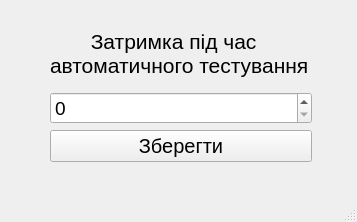
<?xml version="1.0" encoding="UTF-8"?>
<ui version="4.0">
 <class>MainWindow</class>
 <widget class="QMainWindow" name="MainWindow">
  <property name="geometry">
   <rect>
    <x>0</x>
    <y>0</y>
    <width>357</width>
    <height>222</height>
   </rect>
  </property>
  <property name="windowTitle">
   <string>MainWindow</string>
  </property>
  <widget class="QWidget" name="centralwidget">
   <widget class="QWidget" name="">
    <property name="geometry">
     <rect>
      <x>50</x>
      <y>20</y>
      <width>262</width>
      <height>142</height>
     </rect>
    </property>
    <layout class="QVBoxLayout" name="verticalLayout_2">
     <item>
      <layout class="QVBoxLayout" name="verticalLayout">
       <item>
        <widget class="QLabel" name="label">
         <property name="font">
          <font>
           <pointsize>16</pointsize>
          </font>
         </property>
         <property name="text">
          <string>       Затримка під час
автоматичного тестування</string>
         </property>
        </widget>
       </item>
       <item>
        <widget class="QSpinBox" name="spinBox">
         <property name="font">
          <font>
           <pointsize>14</pointsize>
          </font>
         </property>
        </widget>
       </item>
      </layout>
     </item>
     <item>
      <widget class="QPushButton" name="pushButton">
       <property name="font">
        <font>
         <pointsize>15</pointsize>
        </font>
       </property>
       <property name="text">
        <string>Зберегти</string>
       </property>
      </widget>
     </item>
    </layout>
    <zorder>pushButton</zorder>
   </widget>
  </widget>
  <widget class="QMenuBar" name="menubar">
   <property name="geometry">
    <rect>
     <x>0</x>
     <y>0</y>
     <width>357</width>
     <height>21</height>
    </rect>
   </property>
  </widget>
  <widget class="QStatusBar" name="statusbar"/>
 </widget>
 <resources/>
 <connections/>
</ui>
